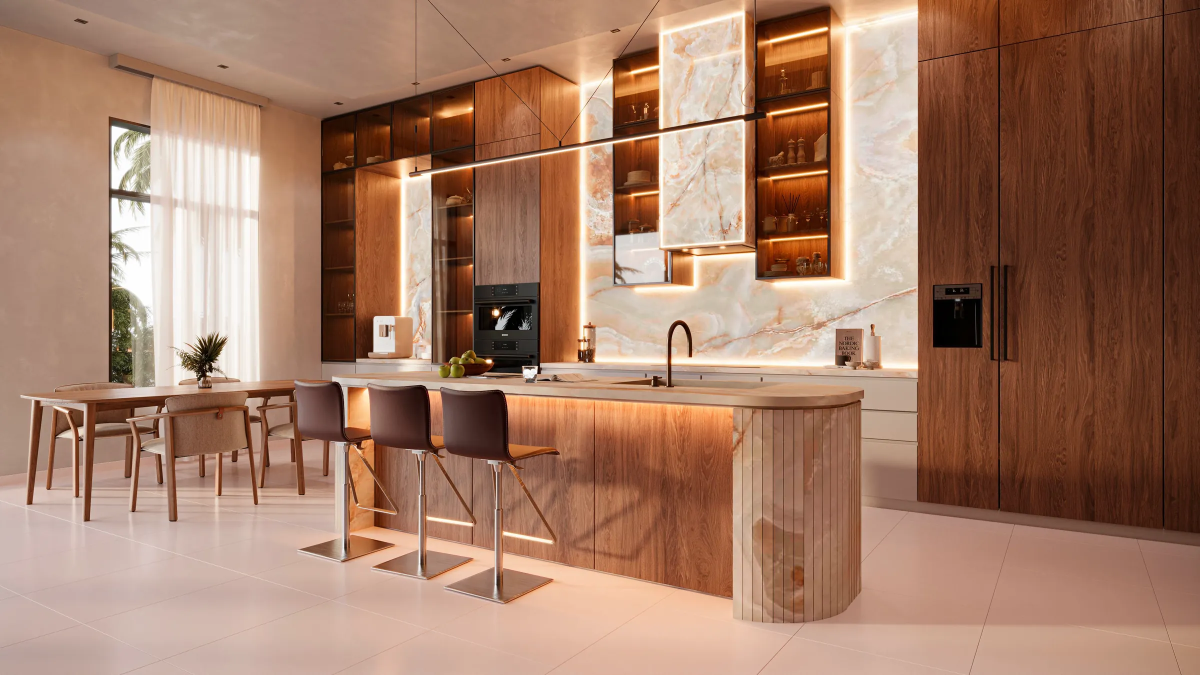
#> input picture 3d/ref/portada.png, 2400 x 1350 px (shown at 1/2 size)
$ python sondas.py
#> lines starting #> are read from the running program, lines starting #| are printed output that depends on the picture; after the words box and inside, x2 and y2 are one past the last pixel; in counts of white or black regions, pixels touching at a corner belong together
"""Sondas de color: compara parches equivalentes entre la portada y el render.

Ajustar materiales a ojo es lento y se va de tono. Esto mide el color medio de
cada material en las dos imagenes y da el factor de correccion a aplicar.
"""
import cv2, numpy as np, os, sys
RAIZ = os.path.dirname(os.path.dirname(os.path.abspath(__file__)))

# nombre -> (x, y, w, h) en pixeles de la portada 2400x1350
SONDAS = {
    'suelo_cerca':  (260, 1180, 150,  90),
    'suelo_medio':  (1750, 1210, 160,  80),
    'suelo_lejos':  (2050, 1010, 140,  45),
    'encimera_isla':(700,  762, 220,  18),
    'pared_izq':    (40,   330,  70, 150),
    'ventanal':     (150,  420,  60, 200),
    'cuero_taburete':(855, 800,  48,  70),
    'techo':        (620,   30, 240,  36),
    'nogal_isla':   (1150,  900, 150, 110),
    'onix_fondo':   (1290,  620, 170,  70),
    'nogal_columna':(2150,  250, 150, 300),
}

def medio(im, r):
    x, y, w, h = r
    p = im[y:y+h, x:x+w].reshape(-1, 3).astype(float)
    return p.mean(axis=0)[::-1]           # -> RGB

if __name__ == '__main__':
    ref = cv2.imread(os.path.join(RAIZ, 'ref', 'portada.png'))
#> ref is the input picture: shape (1350, 2400, 3); mean B, G, R 102.6, 124, 163.4
    ruta = sys.argv[1] if len(sys.argv) > 1 else os.path.join(RAIZ, 'renders', 'full.png')
    ren = cv2.imread(ruta) if os.path.exists(ruta) else None

    vis = ref.copy()
    print(f"{'sonda':15s} {'portada RGB':18s} {'render RGB':18s} {'factor R,G,B':20s}")
    for nombre, r in SONDAS.items():
        a = medio(ref, r)
        cv2.rectangle(vis, (r[0], r[1]), (r[0]+r[2], r[1]+r[3]), (0, 255, 255), 3)
        cv2.putText(vis, nombre, (r[0], max(18, r[1]-8)),
                    cv2.FONT_HERSHEY_SIMPLEX, 0.62, (0, 255, 255), 2)
        if ren is None:
            print(f"{nombre:15s} ({a[0]:5.1f},{a[1]:5.1f},{a[2]:5.1f})")
            continue
        b = medio(ren, r)
        f = np.where(b > 1, a / np.maximum(b, 1e-6), 1.0)
        print(f"{nombre:15s} ({a[0]:5.1f},{a[1]:5.1f},{a[2]:5.1f})  "
              f"({b[0]:5.1f},{b[1]:5.1f},{b[2]:5.1f})  "
              f"{f[0]:5.2f} {f[1]:5.2f} {f[2]:5.2f}")
#> this loop made 11 passes
#> a on passes 1 to 11: [206.2, 182.4, 174.3], [200.1, 159.3, 139.6], [89.14, 51.33, 37.26], [174.8, 151.1, 136.9], [176.7, 142.5, 123], [179.6, 146.4, 126.8], [143.9, 97.01, 79.9], [171.5, 134.1, 114.5], [140.8, 82.73, 57.41], [202.5, 178.9, 159.1], [82.27, 40.24, 23.19]
#| suelo_cerca     (206.2,182.4,174.3)
#| suelo_medio     (200.1,159.3,139.6)
#| suelo_lejos     ( 89.1, 51.3, 37.3)
#| encimera_isla   (174.8,151.1,136.9)
#| pared_izq       (176.7,142.5,123.0)
#| ventanal        (179.6,146.4,126.8)
#| cuero_taburete  (143.9, 97.0, 79.9)
#| techo           (171.5,134.1,114.5)
#> (further printed lines are left out)
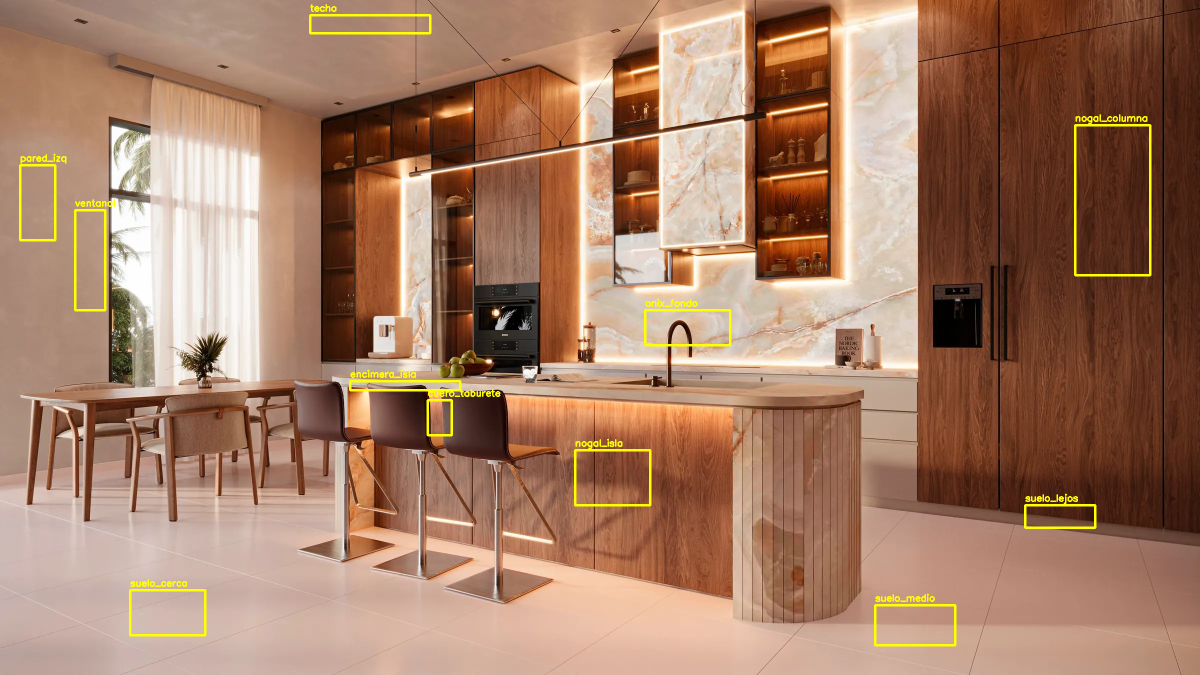
#> vis: shape (1350, 2400, 3) (shown at 1/2 size); 1.1% of pixels changed, all inside (x1, y1, x2, y2) = (38, 8, 2303, 1293)
    sal = os.path.join(RAIZ, 'renders', 'sondas.png')
    cv2.imwrite(sal, cv2.resize(vis, (1600, 900)))
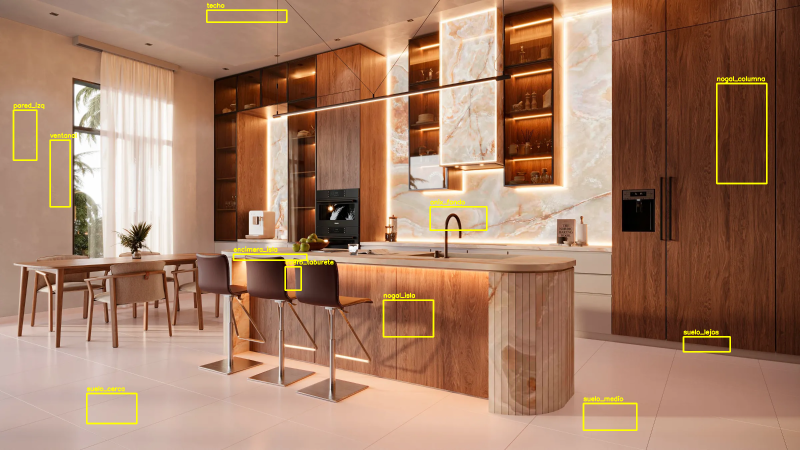
#> saved as sondas.png: shape (900, 1600, 3) (shown at 1/2 size); mean B, G, R 101.5, 125.4, 164.4
    print('\nubicacion de las sondas ->', sal)

$ run again, with assets/acad-1.webp saved as 3d/ref/portada.png
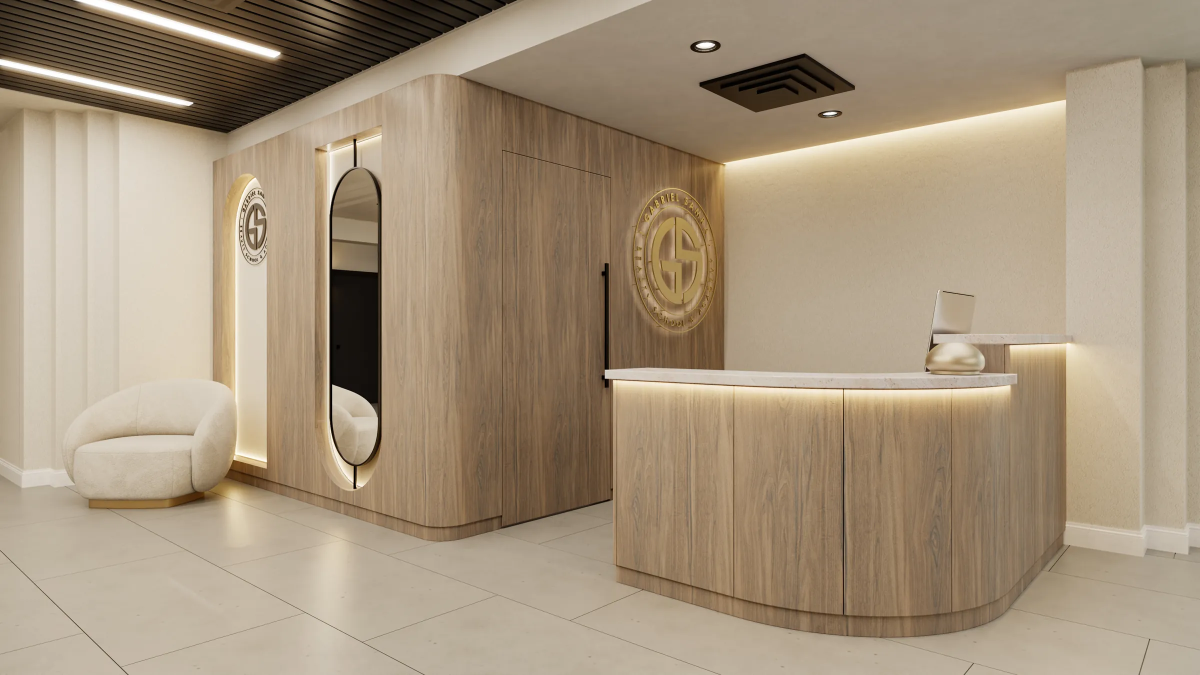
#> input picture assets/acad-1.webp, 2400 x 1350 px (shown at 1/2 size)
#> ref is the input picture: shape (1350, 2400, 3); mean B, G, R 124.6, 147.9, 165.4
#> the loop `for nombre, r in SONDAS.items():` made 11 passes
#> a on passes 1 to 8: [194.6, 183, 164.4], [136.7, 114.7, 90.02], [152.9, 132.7, 105.7], [128.4, 110.1, 89.02], [210, 200.1, 184.2], [215.7, 207.1, 193.1], [164.8, 139.9, 110.5], [54.63, 44.13, 31.76]
#> (printed output is left out)
#> after the loop `for nombre, r in SONDAS.items():`:
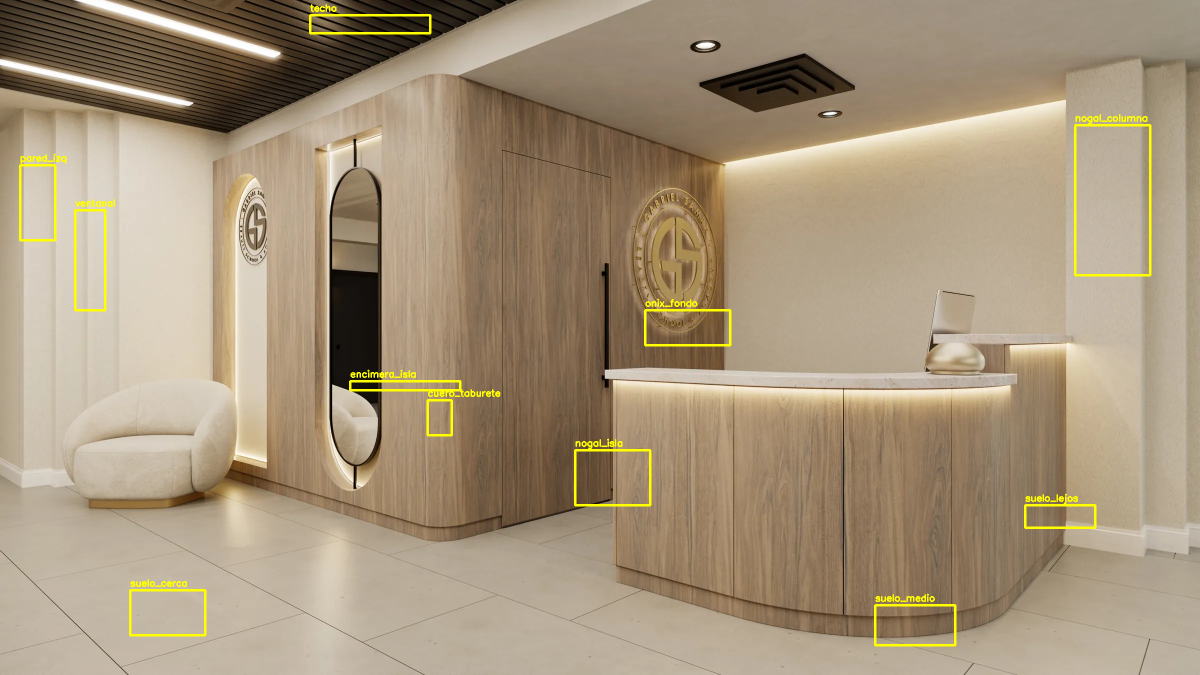
#> vis: shape (1350, 2400, 3) (shown at 1/2 size); 1.1% of pixels changed, all inside (x1, y1, x2, y2) = (38, 8, 2303, 1293)
